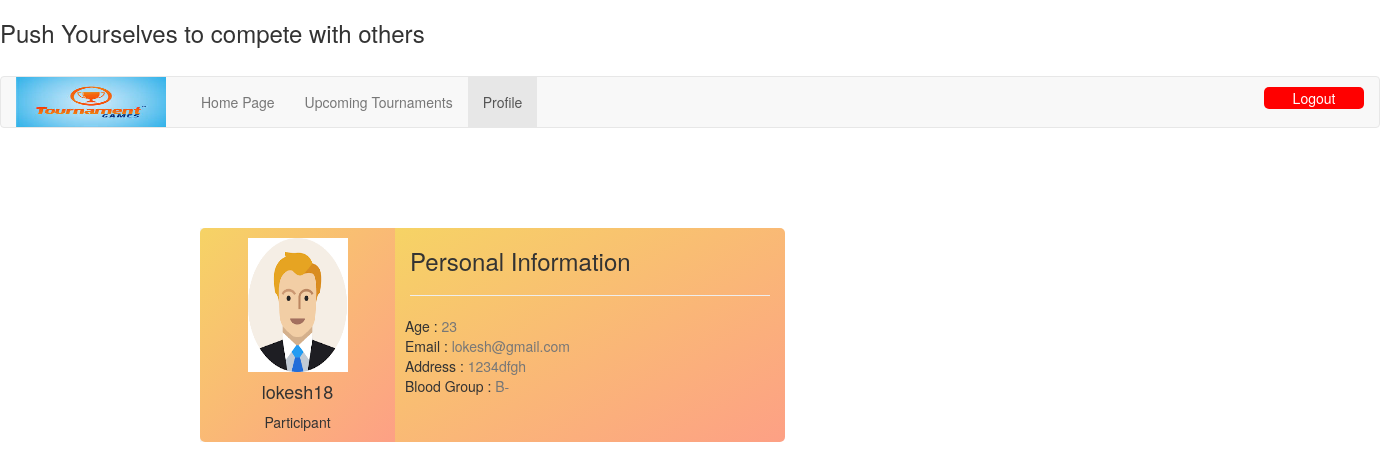
The page /profile.php (signed in) on the database its author committed.
### tables this page shows
CREATE TABLE `participants` (
  `pid` int(10) NOT NULL,
  `pname` varchar(30) NOT NULL,
  `age` varchar(3) NOT NULL,
  `email` varchar(50) NOT NULL,
  `password` varchar(256) NOT NULL,
  `address` varchar(200) NOT NULL,
  `bloodgroup` varchar(5) DEFAULT NULL,
  `teamid` int(10) DEFAULT NULL
);

### profile.php (the view, shortened to what this page needs)
<?php
$conn = new mysqli("localhost:3306", 'root','','tournament');
?>
<!DOCTYPE html>
<html lang="en">
<head>
  <h3 class="liketext">Push Yourselves to compete with others</h3>
<link rel="stylesheet" href="https://maxcdn.bootstrapcdn.com/bootstrap/3.4.1/css/bootstrap.min.css">
</head>
<body>
<?php
$s=$_SESSION['user'];
$sql="SELECT * FROM participants WHERE pid='".$s."' ";
$data = mysqli_query($conn,$sql);
$res=$data -> fetch_row();
$name=$res[1];
$age=$res[2];
$email=$res[3];
$address=$res[5];
$bloodgrp=$res[6];
?>
<div style="padding-top:20px;">
<nav class="navbar navbar-default" >
  <div class="container-fluid">
    <div class="navbar-header">
    <img src="tour.png" width="150px" height="50px">
    </div>
    <ul class="nav navbar-nav">
      <li style="padding-left:20px;"><a href="yourtour.php">Home Page</a></li>
      <li><a href="upcomingtour.php">Upcoming Tournaments</a></li>
      <li class="active"><a href="profile.php">Profile</a></li>
    </ul>
    <input type="button" value="Logout" style="float:right;width: 100px;margin-top:10px;margin-bottom:10px;background-color:red;border-radius:5px;border:None;color:white;" onclick="window.location='logout3.php';"></h1>
  </div>
</nav>
</div>
  <section class="vh-100" style="background-color: #f4f5f7;width:300px;margin-left:200px;margin-top:100px;">
  <div class="container py-5 h-100">
    <div class="row d-flex justify-content-center align-items-center h-100">
      <div class="col col-lg-6 mb-4 mb-lg-0">
        <div class="card mb-3" style="border-radius: .5rem;">
          <div class="row g-0">
            <div class="col-md-4 gradient-custom text-center text-white"
              style="border-top-left-radius: .5rem; border-bottom-left-radius: .5rem;">
              <img src="user.png"
                alt="Avatar" class="img-fluid my-5" style="width: 100px;height:134px;margin-top:10px" />
              <h4><?php echo $name;?></h4>
              <p>Participant</p>
            </div>
            <div class="col-md-8 gradient-custom text-white" style="height:214px;border-top-right-radius: .5rem;border-bottom-right-radius:.5rem;">
              <div class="card-body p-4">
                <h3>Personal Information</h3>
                <hr class="mt-0 mb-4">
                <div class="row pt-1">
                <div class="col-6 mb-3" style="padding-left:10px;">
                    <h5 style="display:inline">Age : </h5>
                    <p class="text-muted" style="display:inline"><?php echo $age;?></p><br>
                    <h5 style="display:inline">Email : </h5>
                    <p class="text-muted" style="display:inline"><?php echo $email;?></p><br>
                    <h5 style="display:inline">Address : </h5>
                    <p class="text-muted" style="display:inline"><?php echo $address;?></p><br>
                    <h5 style="display:inline">Blood Group : </h5>
                    <p class="text-muted" style="display:inline"><?php echo $bloodgrp;?></p><br>
                  </div>
                </div>
              </div>
            </div>
          </div>
        </div>
      </div>
    </div>
  </div>
</section>
</body>
</html>

### profile.php (style rules this page uses)
.gradient-custom { background: linear-gradient(to right bottom, rgba(246, 211, 101, 1), rgba(253, 160, 133, 1)); }

### rows shown on the page
participants: pname "lokesh18", age "23", email "lokesh@gmail.com", address "1234dfgh", bloodgroup "B-"
